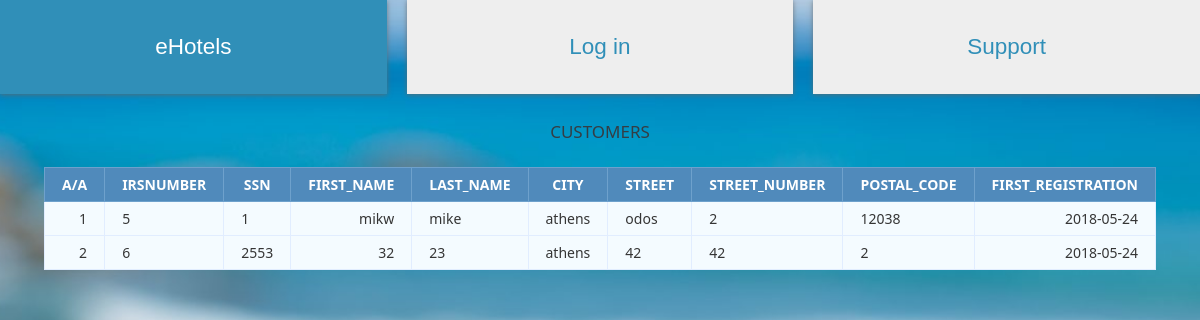
Page /Html,php/view_customer.php on the committed database.
### tables this page shows
CREATE TABLE `customer` (
  `IRSnumber` int(11) NOT NULL,
  `SSN` int(11) NOT NULL,
  `First_name` varchar(45) NOT NULL,
  `Last_name` varchar(45) NOT NULL,
  `Street` varchar(45) NOT NULL,
  `Number` int(11) NOT NULL,
  `City` varchar(45) NOT NULL,
  `Postal_code` int(11) NOT NULL,
  `First_registration` date NOT NULL
);

### Html,php/view_customer.php (the view, shortened to what this page needs)
<html lang="gre">
  <head>
    <?php include "cssCode.php" ?>
</head>
  <body>
    <div class="wrapper">
      <?php include "top_buttons.php"  ?>
<html>
<body>
<?php
$conn = mysqli_connect("127.0.0.1","root","","test");
$sql = "SELECT *
			FROM customer";
$query = mysqli_query($conn, $sql);
?>
<html>
<head>
</head>
<body>
	<b><h1>Customers</h1><br></b>
	<table class="data-table">
		<thead>
			<tr>
				<th>A/A</th>
				<th>IRSnumber</th>
				<th>SSN</th>
				<th>First_Name</th>
				<th>Last_Name</th>
				<th>City</th>
				<th>Street</th>
				<th>Street_Number</th>
				<th>Postal_Code</th>
				<th>First_Registration
			</tr>
		</thead>
		<tbody>
		<?php
		$no 	= 1;
 		while ($row = mysqli_fetch_array($query))
		{
 			echo '<tr>
					<td>'.$no.'</td>
					<td>'.$row['IRSnumber'].'</td>
					<td>'.$row['SSN'].'</td>
					<td>'.$row['First_name'] .'</td>
					<td>'.$row['Last_name'] .'</td>
					<td>'.$row['City'] . '</td>
					<td>'.$row['Street'] . '</td>
					<td>'.$row['Number'] . '</td>
					<td>'.$row['Postal_code'] . '</td>
					<td>'.$row['First_registration'] . '</td>
 				</tr>';
 			$no++;
		}?>
		</tbody>
	</table>
</body>
</html>

### Html,php/w3.css (style rules this page uses)
:root { --primary:rgb(83, 168, 230); --dark:rgb(48, 143, 184); --light:#fff; --shadow:0 1px 5px rgba(104,104,104, 0.8); --advancedSearch:#eee; }
html { box-sizing:border-box }
*,*:before,*:after { box-sizing:inherit }
html { -ms-text-size-adjust:100%;-webkit-text-size-adjust:100% }
body { margin:0 }
html,body { font-family:Verdana,sans-serif;font-size:15px;line-height:1.5 }
html { overflow-x:hidden }
h1 { font-size:36px }
h1,h2,h3,h4,h5,h6 { font-family:"Segoe UI",Arial,sans-serif;font-weight:400;margin:10px 0 }

### Html,php/eHotels.css (style rules this page uses)
:root { --primary:rgb(83, 168, 230); --dark:rgb(48, 143, 184); --light:#fff; --shadow:0 1px 5px rgba(104,104,104, 0.8); --advancedSearch:rgb(0, 0, 0); }
* { margin:0; padding:0; }
body { background-color:rgb(251, 253, 255); background: url("./image/eHotels.jpg"); background-size: cover; background-position: bottom; }

### Html,php/checkbox.css (style rules this page uses)
:root { --primary:rgb(83, 168, 230); --dark:rgb(48, 143, 184); --light:#fff; --shadow:0 1px 5px rgba(104,104,104, 0.8); }

### Html,php/view_customer.php (style rules this page uses)
body { font-size: 15px; color: #343d44; font-family: "segoe-ui", "open-sans", tahoma, arial; padding: 0; margin: 0; }
table { margin: auto; font-family: "Lucida Sans Unicode", "Lucida Grande", "Segoe Ui"; font-size: 12px; }
h1 { margin: 25px auto 0; text-align: center; text-transform: uppercase; font-size: 17px; }
table td { transition: all .5s; }
.data-table { border-collapse: collapse; font-size: 14px; min-width: 537px; }
.data-table th, .data-table td { border: 1px solid #e1edff; padding: 7px 17px; }
.data-table thead th { background-color: #508abb; color: #FFFFFF; border-color: #6ea1cc !important; text-transform: uppercase; }
.data-table tbody td { color: #353535; }
.data-table tbody td:first-child, .data-table tbody td:nth-child(4), .data-table tbody td:last-child { text-align: right; }
.data-table tbody tr:nth-child(odd) td { background-color: #f4fbff; }
.data-table tbody tr:nth-child(even) td { background-color: #f4fbff; }

### rows in the picture
customer: IRSnumber "5", SSN "1", First_name "mikw", Last_name "mike", City "athens", Street "odos", Number "2", Postal_code "12038", First_registration "2018-05-24"
customer: IRSnumber "6", SSN "2553", First_name "32", Last_name "23", City "athens", Street "42", Number "42", Postal_code "2", First_registration "2018-05-24"

### other values in the picture
$loggedInAs "Log in"
